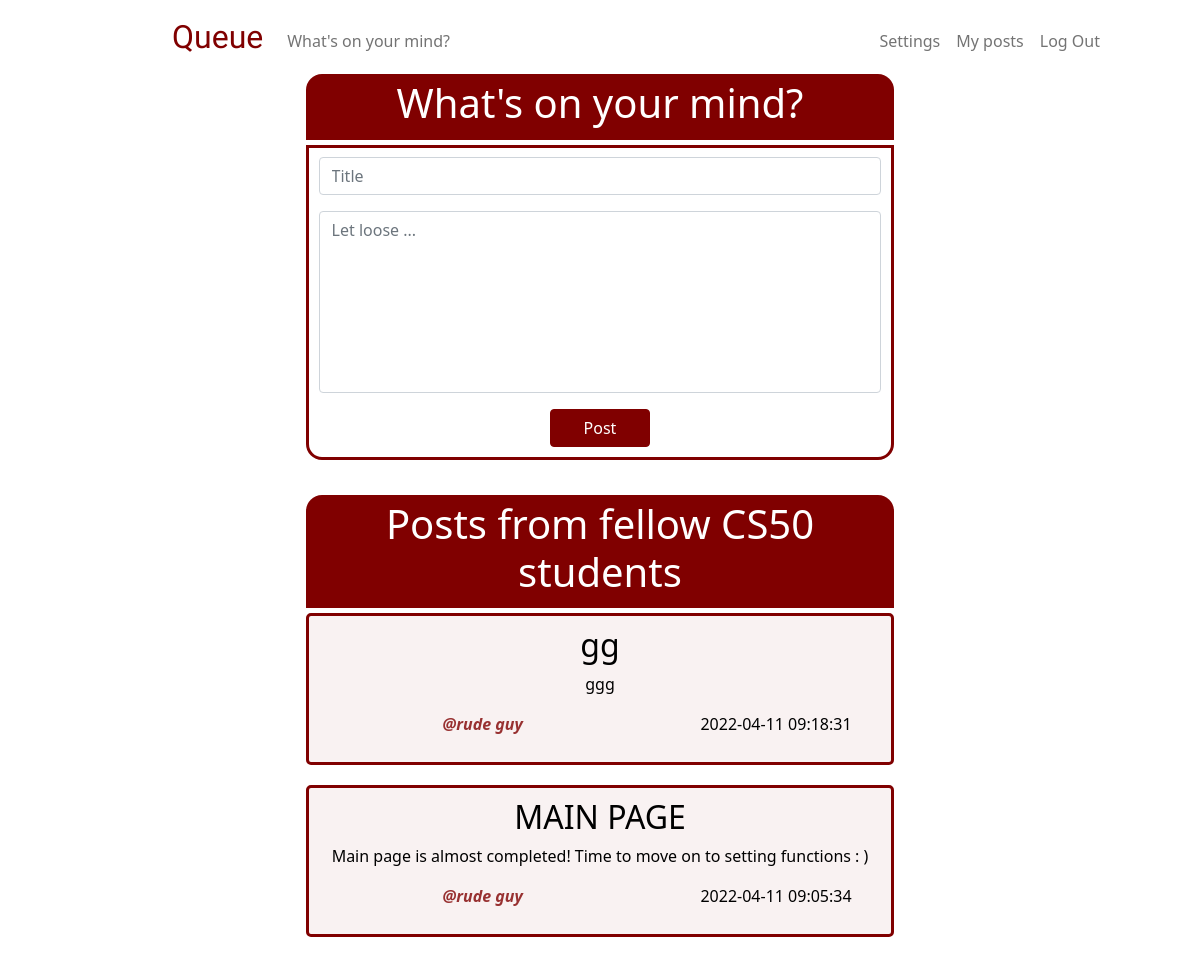
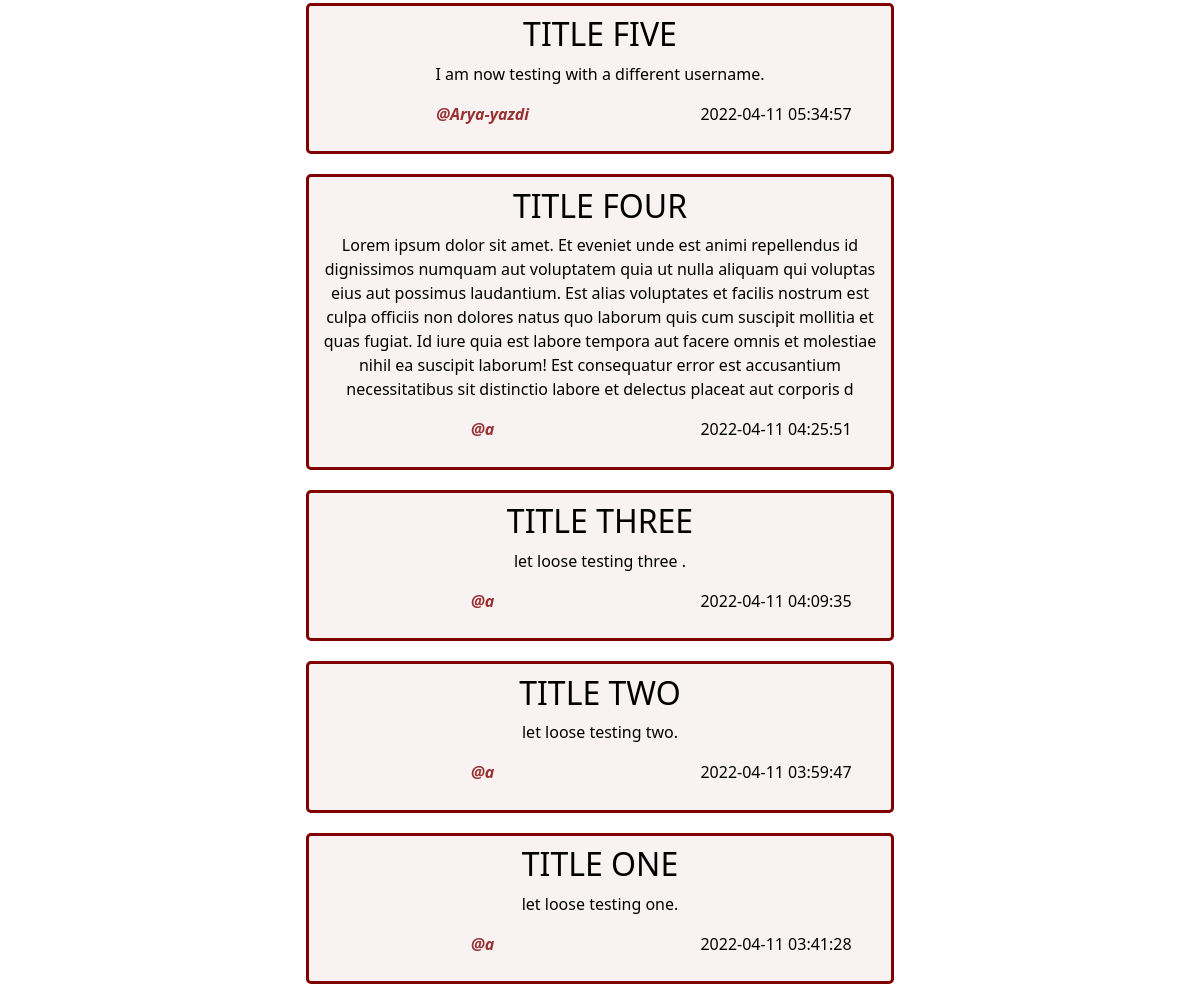
The app's page / (signed in), older data (2 pictures, top to bottom).
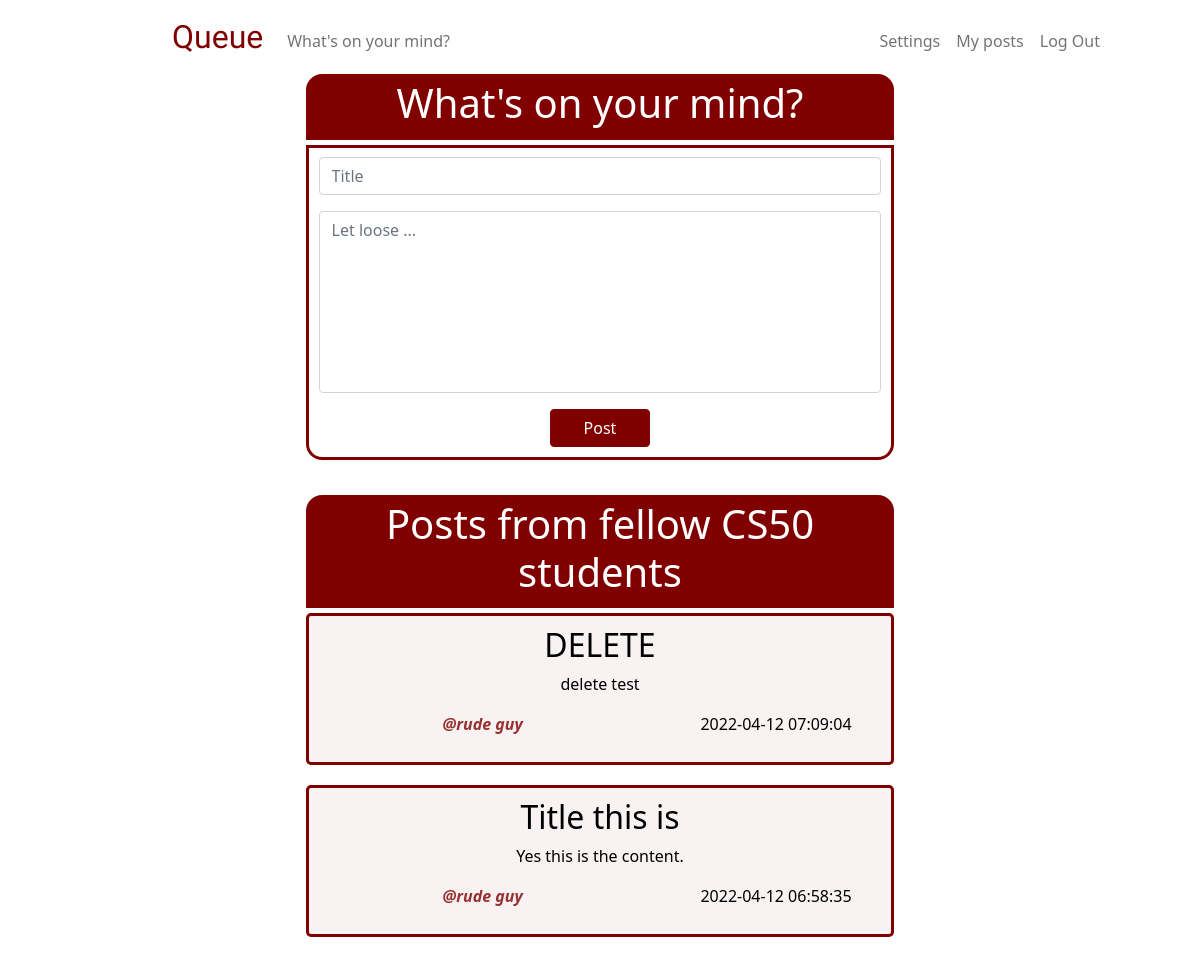
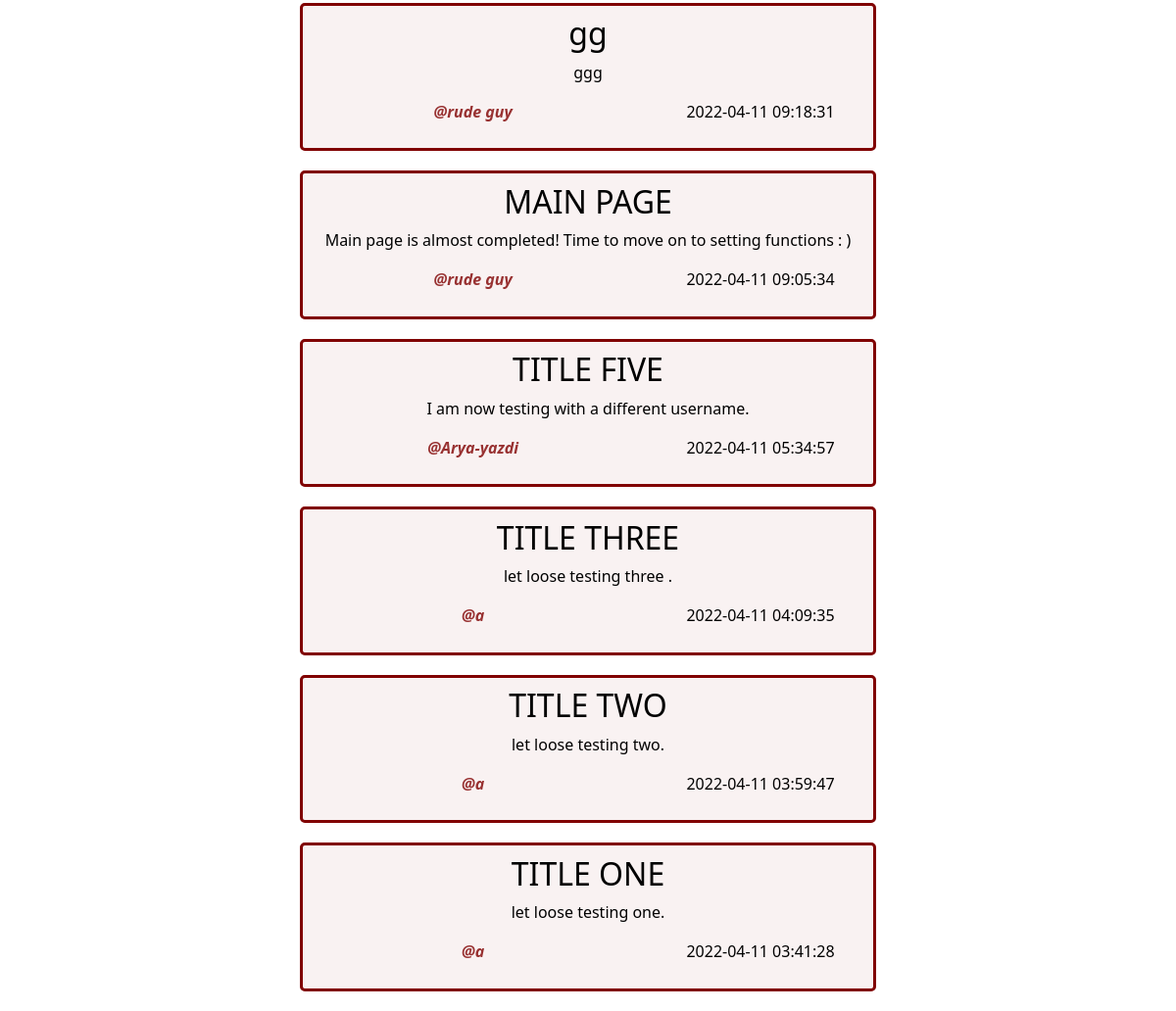
The same page, newer data (2 pictures, top to bottom).
### tables this page shows
CREATE TABLE 'posts' ('id' INTEGER PRIMARY KEY NOT NULL, 'content' TEXT NOT NULL, 'time' DATETIME DEFAULT CURRENT_TIMESTAMP, title TEXT, 'user_id'  INTEGER NOT NULL  , 'username' TEXT);

### app.py (the view)
@app.route("/", methods=["GET", "POST"])
@login_required
def home():
    if request.method == "POST":
        if not request.form.get("title"):
            return apology("must provide title", 400)
        elif not request.form.get("content"):
            return apology("Nothing is on your mind?", 400)
        else:
            user = db.execute ("SELECT username FROM users WHERE id = ?", session["user_id"])
            username = user[0]["username"]
            filtered_title = pf.censor(request.form.get("title"))
            filtered_content = pf.censor(request.form.get("content"))
            db.execute("INSERT INTO posts (username, user_id, title, content) VALUES (?, ?, ?, ?)", username, session["user_id"], filtered_title, filtered_content)
            posts = db.execute("SELECT * FROM posts ORDER BY time DESC")
            return render_template("home.html", posts=posts)
    else:
        posts = db.execute("SELECT * FROM posts ORDER BY time DESC")
        return render_template("home.html", posts=posts)

### helpers.py (called while the page is built)
def login_required(f):
    @wraps(f)
    def decorated_function(*args, **kwargs):
        if session.get("user_id") is None:
            return redirect("/login")
        return f(*args, **kwargs)
    return decorated_function

### templates/home.html (shortened to what this page needs)
{% extends "layout.html" %}
{% block main %}
    <div class="users-post-header">
        <h1> What's on your mind? </h1>
    </div>
    <div class="users-post-container">
        <form action="/" method="post">
            <div class="mb-3">
                <input class="form-control" id="title" name="title" placeholder="Title" type="text" >
            </div>
            <div class="mb-3">
                <textarea class="form-control" id="content" name="content" placeholder="Let loose ..." rows = "7" maxlength="500" style="resize: none"></textarea>
            </div>
            <button class="btn btn-primary main-button" id="home-button" type="submit"> Post </button>
        </form>
    </div>
    <div class="others-post-header">
        <h1> Posts from fellow CS50 students </h1>
    </div>
    <div>
        {% for post in posts %}
            <div class="others-post-container">
                <h2>{{ post["title"] }} </h2>
                <p>{{ post["content"] }} </p>
                <div class="row">
                    <div class="column left">
                        <p class="username"><strong> @{{ post["username"] }} </strong></p>
                    </div>
                    <div class="column right">
                        <p> {{ post["time"] }} </p>
                    </div>
                </div>
            </div>
        {% endfor %}
    </div>
{% endblock %}

### templates/layout.html (shortened to what this page needs)
<!DOCTYPE html>
<html lang="en">
    <head>
        <link href="https://cdn.jsdelivr.net/npm/bootstrap@5.1.3/dist/css/bootstrap.min.css" rel="stylesheet">
        <link href="/static/styles.css" rel="stylesheet">
    </head>
    <body>
        <nav class="bg-light navbar navbar-expand-md navbar-light" id="white-bg">
            <div class="container-fluid">
                <a class="navbar-brand" href="/" id="logo">Queue</a>
                <div class="collapse navbar-collapse" id="navbar">
                    {% if session["user_id"] %}
                        <ul class="navbar-nav me-auto mt-2">
                            <li class="nav-item"><a class="nav-link" href="/">What's on your mind?</a></li>
                        </ul>
                        <ul class="navbar-nav ms-auto mt-2" id="rem5-right-padding">
                            <li class="nav-item"><a class="nav-link" href="/password">Settings</a></li>
                            <li class="nav-item"><a class="nav-link" href="/my-posts"> My posts </a></li>
                            <li class="nav-item"><a class="nav-link" href="/logout">Log Out</a></li>
                        </ul>
                    {% else %}
                        <ul class="navbar-nav ms-auto mt-1" id="rem5-right-padding">
                            <li class="nav-item"><a class="nav-link" href="/register">Register</a></li>
                            <li class="nav-item"><a class="nav-link" href="/login">Log In</a></li>
                        </ul>
                    {% endif %}
                </div>
            </div>
        </nav>
        <main class="container-fluid text-center">
            {% block main %}{% endblock %}
        </main>
    </body>
</html>

### static/styles.css (style rules this page uses)
#white-bg { background-color: white !important; }
nav .navbar-brand { font-size: xx-large; }
#logo { font-family: 'ZCOOL XiaoWei', serif; color: rgb(128, 0, 0); padding-left: 10rem; }
.users-post-header { background-color: rgb(128, 0, 0); color: rgb(255, 255, 255); margin: 0 25% 0 25%; padding: 0.3rem; text-align: center; border-radius: 1rem 1rem 0 0; }
.users-post-container { background-color: rgba(255, 255, 255, 0.9); border: solid; border-width: 3px; border-color: rgb(128, 0, 0); color: rgb(128, 0, 0); margin: 5px 25% 20px 25%; padding: 0.6rem; text-align: center; border-radius: 0 0 1rem 1rem; }
.others-post-header { background-color: rgb(128, 0, 0); color: rgb(255, 255, 255); margin: 35px 25% 0 25%; padding: 0.3rem; text-align: center; border-radius: 1rem 1rem 0 0; }
.others-post-container { background-color: rgba(128, 0, 0, 0.05); border: solid; border-width: 3px; border-color: rgb(128, 0, 0); color: rgb(0, 0, 0); margin: 5px 25% 20px 25%; padding: 0.6rem; text-align: center; border-radius: 5px; }
.main-button { background-color: rgb(128, 0, 0); color: rgb(255, 255, 255); border-color: rgb(128, 0, 0); width:100px; font-size: 16px; }
.username { color:rgba(128, 0, 0, 0.8); font-style: italic; }
.row { display: flex !important; }
.column { float: left; }
.left { width: 60% !important; }
.right { width: 40% !important; }
#rem5-right-padding { padding-right: 5rem !important; }
h1 { font-size: 40px; }

Row changes from the older to the newer data that the page shows:
removed posts: title "TITLE FOUR", content "Lorem ipsum dolor sit amet. Et eveniet unde est animi repellendus id dignissimos numquam aut voluptatem quia ut nulla aliquam qui voluptas eius aut possimus laudantium. Est alias voluptates et facilis nostrum est culpa officiis non dolores natus quo laborum quis cum suscipit mollitia et quas fugiat. Id iure quia est labore tempora aut facere omnis et molestiae nihil ea suscipit laborum! Est consequatur error est accusantium necessitatibus sit distinctio labore et delectus placeat aut corporis d", username "a", time "2022-04-11 04:25:51"
added posts: title "DELETE", content "delete test", username "rude guy", time "2022-04-12 07:09:04"
added posts: title "Title this is", content "Yes this is the content.", username "rude guy", time "2022-04-12 06:58:35"
